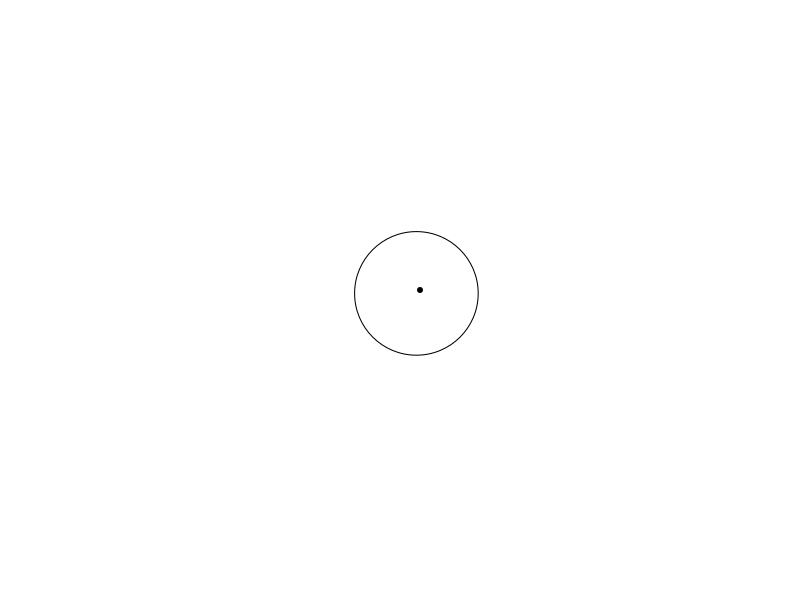

R code for this plot: (Note: this script raises an error after producing the figure.)
library(grid)
plot.new()


center = 0 
radius = 0.5

plot(0, 0,
     xlim=c(-2,2),
     ylim=c(-2,2),
     col = "white", xlab = "", ylab = "", axes=F)
grid.circle(r = .103,x = 0.5205,y=0.511)
points(center,center,pch=20)


for (i in seq(1,30000/2)){
  x <- runif(1,-1.5,1.5)
  y <- runif(1,-1.5,1.5)
  if ( abs(x-center) > l*2 | abs(y-center) > l){
    #col <- sample(colors(),1)
    #pch <- sample(1:12,1)
    #points(x,y,pch='.',col=col)
    points(x,y,pch='.')
  }
}


for (i in seq(1,30000/2)){
  x <- runif(1,-1.5,1.5)
  y <- runif(1,-1.5,1.5)
  if ( abs(x-center) > l | abs(y-center) > l*4){
    #col <- sample(colors(),1)
    #pch <- sample(1:12,1)
    #points(x,y,pch='.',col=col)
    points(x,y,pch='.')
  }
}


############# Quadrants

plot(0, 0,
     xlim=c(-2,2),
     ylim=c(-2,2),
     col = "white", xlab = "", ylab = "", axes=F)
for (i in seq(1,30000/2)){
  x <- runif(1,-1.5,1.5)
  y <- runif(1,-1.5,1.5)
  if ( (abs(x-center) > l/2 & abs(y-center) > l/2) | (abs(x-center) > l/2 & abs(y-center) > l/2)){
    #col <- sample(colors(),1)
    #pch <- sample(1:12,1)
    #points(x,y,pch='.',col=col)
    points(x,y,pch='.')
  }
}



#### Hourglass
plot(0, 0,
     xlim=c(-2,2),
     ylim=c(-2,2),
     col = "white", xlab = "", ylab = "", axes=F)
for (i in seq(1,30000/2)){
  x <- runif(1,-1.5,1.5)
  y <- runif(1,-1.5,1.5)
  if ( (abs(x-center)/abs(y-center) < l**2) | (abs(x-center)/abs(y-center) < l**2)){
    #col <- sample(colors(),1)
    #pch <- sample(1:12,1)
    #points(x,y,pch='.',col=col)
    points(x,y,pch='.')
  }
}


#### Wierd shape
plot(0, 0,
     xlim=c(-2,2),
     ylim=c(-2,2),
     col = "white", xlab = "", ylab = "", axes=F)
for (i in seq(1,30000/2)){
  x <- runif(1,-1.5,1.5)
  y <- runif(1,-1.5,1.5)
  if ( ( (x-center)/(y-center) < cos(l) ) & (x-center)/(y-center) < tan(l) ){
    #col <- sample(colors(),1)
    #pch <- sample(1:12,1)
    #points(x,y,pch='.',col=col)
    points(x,y,pch='.')
  }
}


dev.off()


#### X shape
plot(0, 0,
     xlim=c(-2,2),
     ylim=c(-2,2),
     col = "white", xlab = "", ylab = "", axes=F)
for (i in seq(1,10000)){
  x <- runif(1,-1.5,1.5)
  y <- runif(1,-1.5,1.5)
  if ( (( (x-center)/(y-center) < l/2 ) & ((y-center)/(x-center) > l/2)) | 
       ((x-center)/(y-center) > l/2 ) & ((y-center)/(x-center) < l/2)) {
    #col <- sample(colors(),1)
    #pch <- sample(1:12,1)
    #points(x,y,pch='.',col=col)
    points(x,y,pch='.')
  }
}




#### Boomerang shape
plot(0, 0,
     xlim=c(-2,2),
     ylim=c(-2,2),
     col = "white", xlab = "", ylab = "", axes=F)
for (i in seq(1,10000)){
  x <- runif(1,-1.5,1.5)
  y <- runif(1,-1.5,1.5)
  if ( (( (x-center)*(y-center) < l**2 ) & ((y-center)*(x-center) > l**2)) | 
       ((x-center)*(y-center) > l**4 ) & ((y-center)*(x-center) < l**2)) {
    #col <- sample(colors(),1)
    #pch <- sample(1:12,1)
    #points(x,y,pch='.',col=col)
    points(x,y,pch='.')
  }
}




#### Bitemark
th = 0
plot(0, 0,
     xlim=c(-2,2),
     ylim=c(-2,2),
     col = "white", xlab = "", ylab = "", axes=F)
for (i in seq(1,10000)){
  x <- runif(1,-1.5,1.5)
  y <- runif(1,-1.5,1.5)
  if ( ( (x-center)*(y-center) < l**th ) | ((y-center)/(x-center) > l**th)) 
    # ((x-center)/(y-center) > l**4 ) & ((y-center)/(x-center) < l**2)) 
  {
    #col <- sample(colors(),1)
    #pch <- sample(1:12,1)
    #points(x,y,pch='.',col=col)
    points(x,y,pch='.')
  }
}

